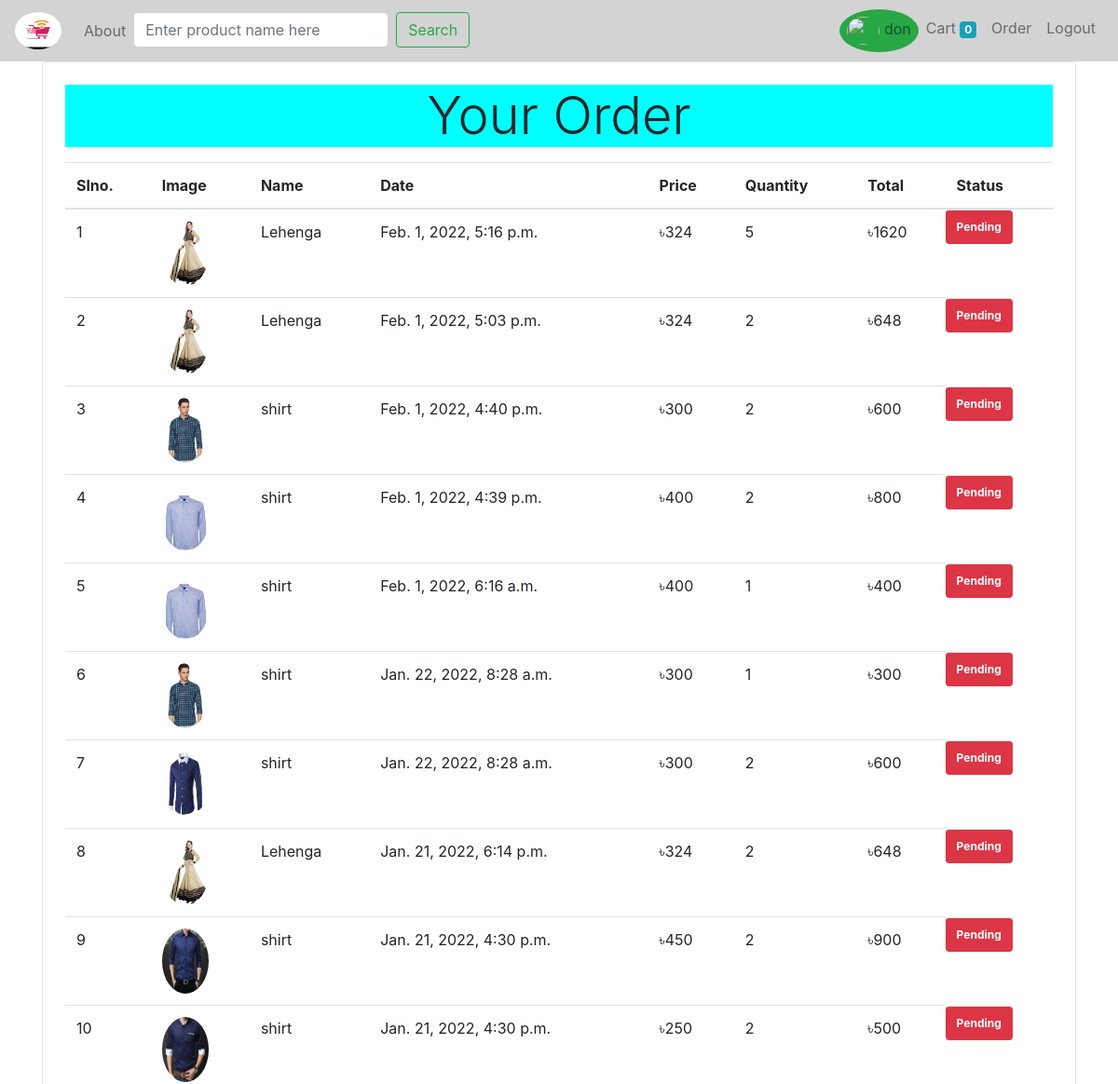
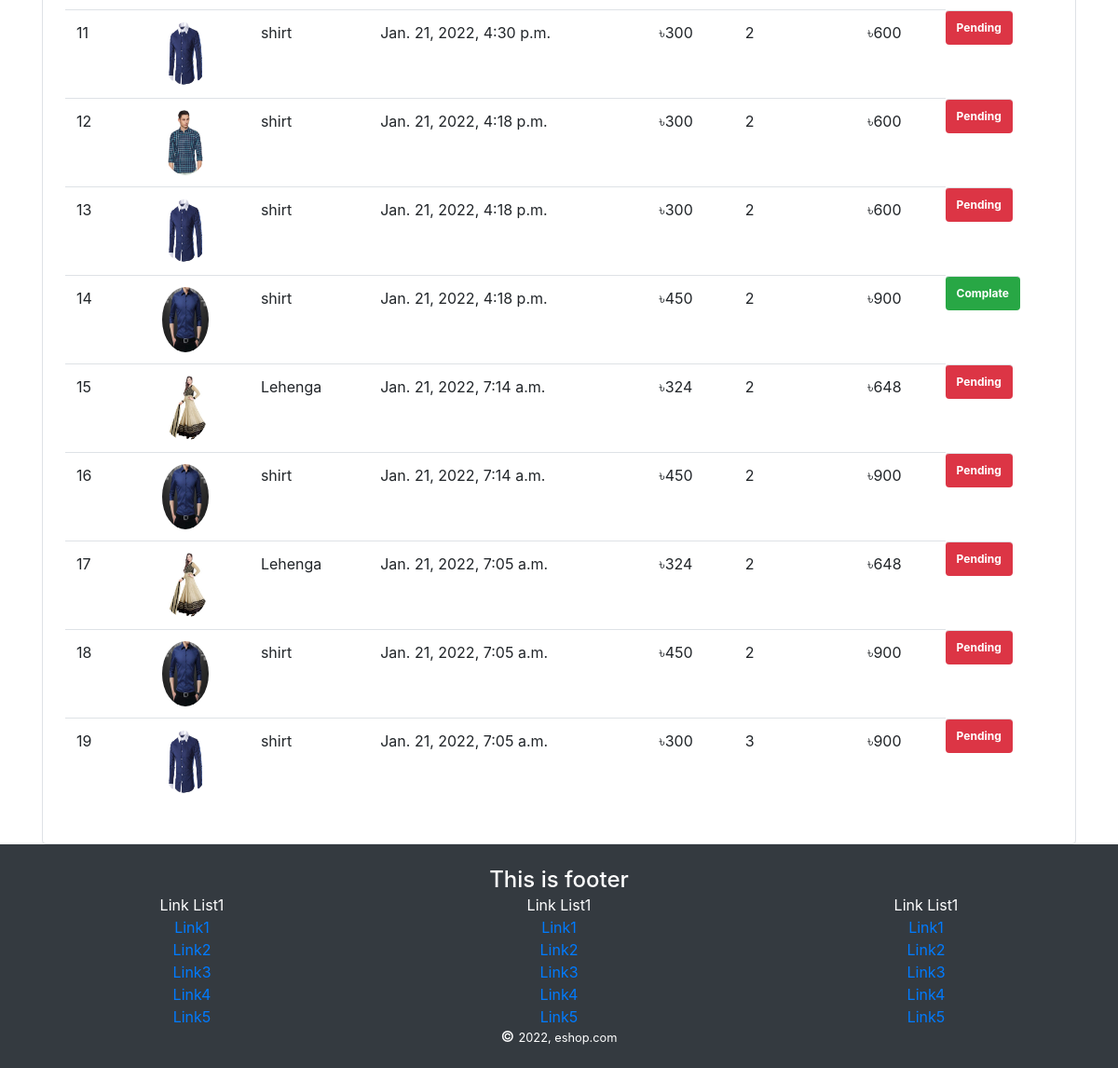
The app's page /order/ (signed in), older data (2 pictures, top to bottom).
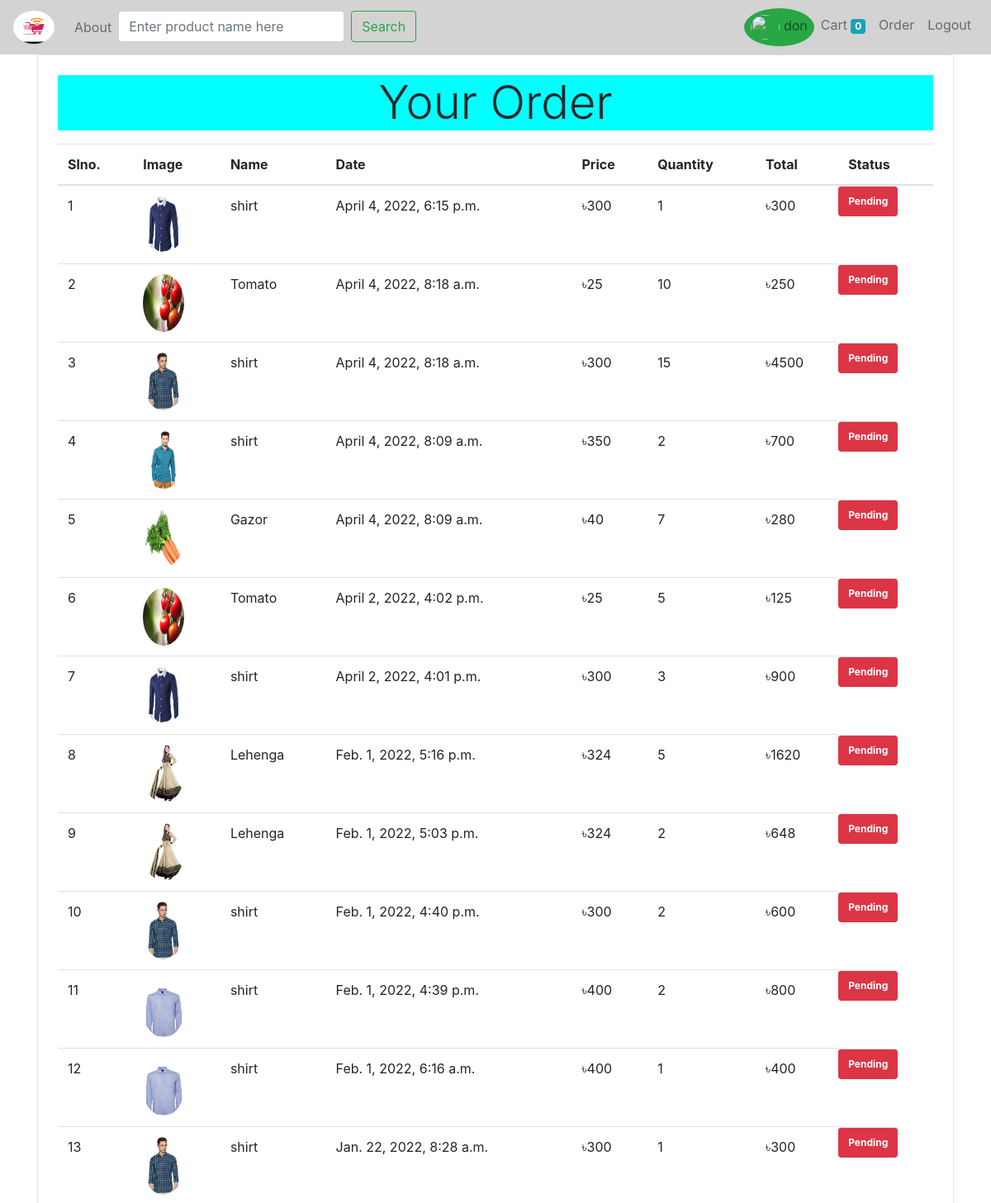
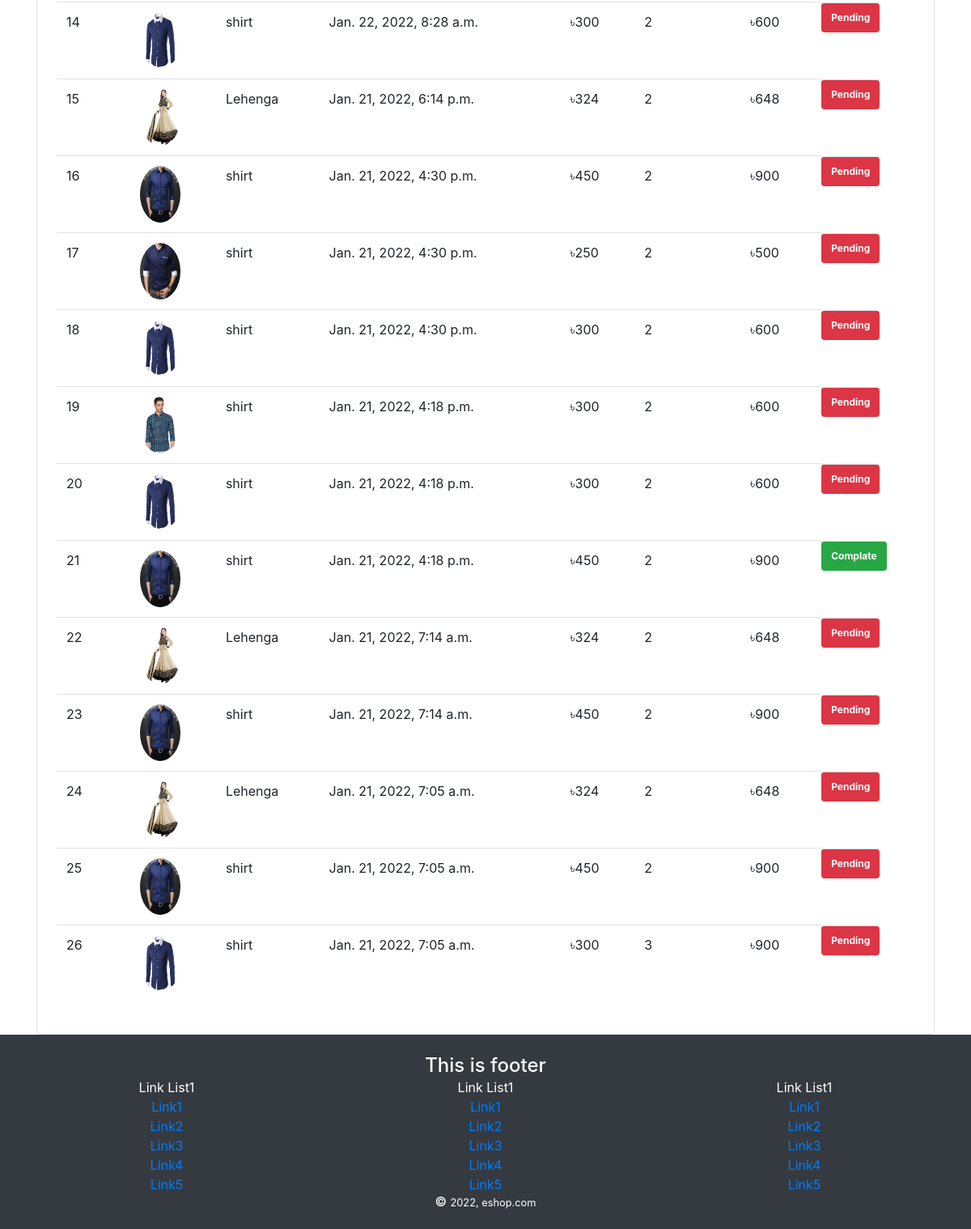
The same page, newer data (2 pictures, top to bottom).
### store/models/order.py (models this page shows, shortened)
class Order(models.Model):
    product = models.ForeignKey(Product, on_delete=models.CASCADE)
    customer = models.ForeignKey(Customer, on_delete=models.CASCADE)
    address = models.CharField(max_length=100)
    mob_no = models.CharField(max_length=100)
    quantity = models.IntegerField(default=1)
    price = models.IntegerField()
    order_date = models.DateTimeField(default=now)
    status = models.BooleanField(default=False)

### store/models/products.py (models this page shows, shortened)
class Product(models.Model):
    name = models.CharField(max_length=250)
    price = models.IntegerField(default=0)
    category = models.ForeignKey(Category, on_delete=models.CASCADE, default=1)
    description = models.CharField(max_length=400, default="")
    image = models.ImageField(upload_to='upload/products/')
    class Meta:
        verbose_name = "Productt"

### store/middlewares/auth.py (the view, shortened to what this page needs)
    def middleware(request):
        print("Auth Middleware1")
        response = get_response(request)
        return response

### store/templatetags/custom_filter.py (called while the page is built)
@register.filter("add_currency_sign")
def add_currency_sign(price):
    return "৳" + str(price)

@register.filter("multiply_price")
def multiply_price(price, quantity):
    return price * quantity

### store/views/order.py (called while the page is built)
    def get(self, request):
        customer_id = request.session.get("customer_id")
        orders = Order.objects.filter(customer=customer_id).order_by("-order_date")
        print(orders)
        return render(request, "store/order.html", {'orders': orders})

### store/templates/store/order.html
{% extends 'store/base.html' %}
{% load cart %}
{% load custom_filter %}
{% block content %}
<div class="container">
  <div class="border rounded p-4">
    <p class="p1 display-4 text-center">Your Order</p>
    <table class="table">
      <thead>
        <tr>
          <th>Slno.</th>
          <th>Image</th>
          <th>Name</th>
          <th>Date</th>
          <th>Price</th>
          <th>Quantity</th>
          <th>Total</th>
          <th>Status</th>
        </tr>
      </thead>
      <tbody>
        {% for order in orders %}
        <tr>
          <td>{{forloop.counter}}</td>
          <td class="cimg">
            <img
              class="rounded-circle"
              style="height: 70px; width: 50px"
              src="{{order.product.image.url}}"
              alt="product pic"
            />
          </td>
          <td>{{order.product.name}}</td>
          <td>{{order.order_date}}</td>
          <td>{{order.product.price|add_currency_sign}}</td>
          <td>{{order.quantity}}</td>
          <td>
            {{order.product.price|multiply_price:order.quantity|add_currency_sign}}
          </td>
          {% if order.status %}
          <td class="badge badge-success">Complate</td>
          {% else %}
          <td class="badge badge-danger">Pending</td>
          {% endif %}
        </tr>
        {% endfor %}
      </tbody>
    </table>
  </div>
</div>
{% endblock content %}

### store/templates/store/base.html (shortened to what this page needs)
<!DOCTYPE html>
<html lang="en">
  <head>
    <link
      rel="stylesheet"
      href="https://maxcdn.bootstrapcdn.com/bootstrap/4.0.0/css/bootstrap.min.css"
    />
  </head>
  <body>
    <nav style="background-color:lightgray;" class="navbar navbar-expand-lg navbar-light">
      <a class="navbar-brand" href="/" >
        {% load static %}
        <img src="/static/store/eshop.jpg"
             alt="Eshop"
             class="rounded-circle"
             style="width:50px; height:40px;">
      </a>
      <div
        class="collapse navbar-collapse text-light"
        id="navbarSupportedContent"
      >
        <ul class="navbar-nav mr-auto">
          <li class="nav-item">
            <a class="nav-link" href="{% url 'store:about' %}"
              >About <span class="sr-only">(current)</span></a
            >
          </li>
          <li class="nav-item">
            <form class="form-inline" action="/search-product/" method="post">
              <input
                name="product_name"
                class="form-control mr-sm-2"
                type="search"
                placeholder="Enter product name here"
                aria-label="Search"
              />
              <button
                class="btn btn-outline-success my-2 my-sm-0"
                type="submit"
              >
                Search
              </button>
            </form>
          </li>
        </ul>
        <ul class="navbar-nav my-2 my-lg-0">
          {% if request.session.customer_email %}
          <li class="nav-item rounded-circle bg-success">
            <a class="nav-link" href="/order/"
              >
              {% if user %}
              <img class="rounded-circle"
                   src="{{user.image.url}}"
                   style="width:35px; height:30px;">
              {% endif %}
              {{request.session.customer_name}} <span class="sr-only">(current)</span></a
            >
          </li>
          {% endif %}
          <li class="nav-item">
            <a class="nav-link" href="{% url 'store:cart' %}"
              >Cart
              <span class="badge badge-info"
                >{{ request.session.cart.keys|length}}</span
              ><span class="sr-only">(current)</span></a
            >
          </li>
          {% if request.session.customer_email %}
          <li class="nav-item">
            <a class="nav-link" href="/order/"
              >Order <span class="sr-only">(current)</span></a
            >
          </li>
          <li class="nav-item">
            <a class="nav-link" href="/logout/"
              >Logout <span class="sr-only">(current)</span></a
            >
          </li>
          {% endif %}
        </ul>
      </div>
    </nav>
    {% block content %}
    {% endblock content%}
    <div style="clear:left;" class="container-fluid text-center bg-dark p-4">
      <div class="row">
          <h4 style="text-align:center; margin:auto; color:white;">This is footer</h4>
      </div>
      <div class="row">
        <div class="col-lg-4">
          <div style="color:white;">Link List1</div>
          <div><a href="#">Link1</a></div>
          <div><a href="#">Link2</a></div>
          <div><a href="#">Link3</a></div>
          <div><a href="#">Link4</a></div>
          <div><a href="#">Link5</a></div>
        </div>
        <div class="col-lg-4">
          <div style="color:white;">Link List1</div>
          <div><a href="#">Link1</a></div>
          <div><a href="#">Link2</a></div>
          <div><a href="#">Link3</a></div>
          <div><a href="#">Link4</a></div>
          <div><a href="#">Link5</a></div>
        </div>
        <div class="col-lg-4">
          <div style="color:white;">Link List1</div>
          <div><a href="#">Link1</a></div>
          <div><a href="#">Link2</a></div>
          <div><a href="#">Link3</a></div>
          <div><a href="#">Link4</a></div>
          <div><a href="#">Link5</a></div>
        </div>
      </div>
      <div class="row">
          <h6 style="text-align:center; margin:auto;" class="text-white text-center">&#169; <small>2022, eshop.com</small></h6>
      </div>
    </div>
  </body>
</html>

### store/templates/store/base.html (style rules this page uses)
.p1 { background-color: aqua; }

Row changes from the older to the newer data that the page shows:
added Order: product.image (picture), product.name "shirt", order_date "April 4, 2022, 6:15 p.m.", product.price|add_currency_sign "৳300", quantity "1", product.price|multiply_price "৳300", status "Pending"
added Order: product.image (picture), product.name "Tomato", order_date "April 4, 2022, 8:18 a.m.", product.price|add_currency_sign "৳25", quantity "10", product.price|multiply_price "৳250", status "Pending"
added Order: product.image (picture), product.name "shirt", order_date "April 4, 2022, 8:18 a.m.", product.price|add_currency_sign "৳300", quantity "15", product.price|multiply_price "৳4500", status "Pending"
added Order: product.image (picture), product.name "shirt", order_date "April 4, 2022, 8:09 a.m.", product.price|add_currency_sign "৳350", quantity "2", product.price|multiply_price "৳700", status "Pending"
added Order: product.image (picture), product.name "Gazor", order_date "April 4, 2022, 8:09 a.m.", product.price|add_currency_sign "৳40", quantity "7", product.price|multiply_price "৳280", status "Pending"
added Order: product.image (picture), product.name "Tomato", order_date "April 2, 2022, 4:02 p.m.", product.price|add_currency_sign "৳25", quantity "5", product.price|multiply_price "৳125", status "Pending"
added Order: product.image (picture), product.name "shirt", order_date "April 2, 2022, 4:01 p.m.", product.price|add_currency_sign "৳300", quantity "3", product.price|multiply_price "৳900", status "Pending"
